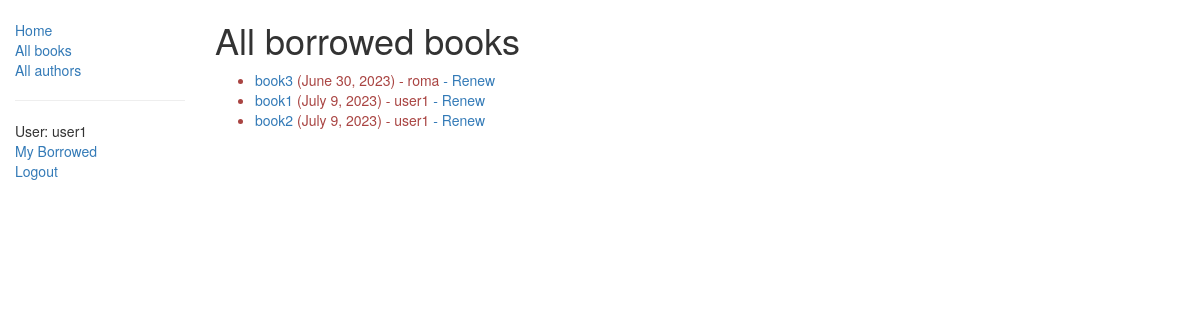
Screenshot of /catalog/borrowed/ (signed in) with the database file from the repository.
### catalog/models.py (models this page shows, shortened)
class BookInstance(models.Model):
    id = models.UUIDField(primary_key=True, default=uuid.uuid4, help_text="Unique ID for this particular book across whole library")
    book = models.ForeignKey('Book', on_delete=models.SET_NULL, null=True)
    imprint = models.CharField(max_length=200)
    due_back = models.DateField(null=True, blank=True)
    LOAN_STATUS = (
        ('m', 'Maintenance'),
        ('o', 'On loan'),
        ('a', 'Available'),
        ('r', 'Reserved'),
    )
    status = models.CharField(max_length=1, choices=LOAN_STATUS, blank=True, default='m', help_text='Book availability')
    borrower = models.ForeignKey(User, on_delete=models.SET_NULL, null=True, blank=True)
    class Meta:
        ordering = ["due_back"]
        permissions = (("can_mark_returned", "Set book as returned"),)
    @property
    def is_overdue(self):
        if self.due_back and date.today() > self.due_back:
            return True
        return False

class Book(models.Model):
    title = models.CharField(max_length=200)
    author = models.ForeignKey('Author', on_delete=models.SET_NULL, null=True)
    summary = models.TextField(max_length=1000, help_text="Enter a brief description of the book")
    isbn = models.CharField('ISBN', max_length=13, help_text='13 Character <a href="https://www.isbn-international.org/content/what-isbn">ISBN number</a>')
    LANGUAGES = (
        ('e', 'English'),
        ('r', 'Русский'),
        ('b', 'Беларуская'),
        ('f', 'French'),
        ('o', 'Other language'),
    )
    language = models.CharField(max_length=1, choices=LANGUAGES, blank=True, null=True, help_text='Book language')
    genre = models.ManyToManyField(Genre, help_text="Select a genre for this book")
    def display_genre(self):
        """
            Creates a string for the Genre. This is required to display genre in Admin.
        """
        return ', '.join([genre.name for genre in self.genre.all()[:3]])
    display_genre.short_description = 'Genre'

### catalog/views.py (the view)
class AllBorrowedBooksListView(LoginRequiredMixin, generic.ListView):
    model = BookInstance
    template_name = 'catalog/borrowed.html'
    paginate_by = 10
    permission_required = 'catalog.can_mark_returned'
    def get_queryset(self):
        return BookInstance.objects\
            .filter(status__exact='o')\
            .order_by('due_back')

### catalog/templates/catalog/borrowed.html
{% extends "base_generic.html" %}
{% if perms.catalog.can_mark_returned %}
    {% block content %}
        <h1>All borrowed books</h1>
        {% if bookinstance_list %}
        <ul>
          {% for bookinst in bookinstance_list %}
          <li class="{% if bookinst.is_overdue %}text-danger{% endif %}">
            <a href="{% url 'book-detail' bookinst.book.pk %}">{{bookinst.book.title}}</a> ({{ bookinst.due_back }}) - {{ bookinst.borrower }}
            <a href="{% url 'renew-book-librarian' bookinst.id %}">- Renew</a>
          </li>
          {% endfor %}
        </ul>
        {% else %}
          <p>There are no books borrowed.</p>
        {% endif %}
    {% endblock %}
{% endif %}

### catalog/templates/base_generic.html (shortened to what this page needs)
<!DOCTYPE html>
<html lang="en">
<head>
  <link rel="stylesheet" href="https://maxcdn.bootstrapcdn.com/bootstrap/3.3.7/css/bootstrap.min.css">
  {% load static %}
  <link rel="stylesheet" href="{% static 'css/styles.css' %}">
</head>
<body>
  <div class="container-fluid">
    <div class="row">
      <div class="col-sm-2">
      {% block sidebar %}
      <ul class="sidebar-nav">
          <li><a href="{% url 'index' %}">Home</a></li>
          <li><a href="{% url 'books' %}">All books</a></li>
          <li><a href="{% url 'authors' %}">All authors</a></li>
      <hr>
          {% if user.is_authenticated %}<li>User: {{ user.get_username }}</li>
              <li><a href="{% url 'my-borrowed' %}">My Borrowed</a></li>
                            <li><a href="{% url 'logout'%}?next={{request.path}}">Logout</a></li>
            {% else %}
              <li><a href="{% url 'login'%}?next={{request.path}}">Login</a></li>
            {% endif %}
      </ul>
     {% endblock %}
      </div>
      <div class="col-sm-10 ">
      {% block content %}{% endblock %}
      </div>
    </div>
  </div>
</body>
</html>

### catalog/static/css/styles.css (style rules this page uses)
.sidebar-nav { margin-top: 20px; padding: 0; list-style: none; }

### rows the page displays
BookInstance: book "book3", due_back "June 30, 2023", borrower "roma"
BookInstance: book "book1", due_back "July 9, 2023", borrower "user1"
BookInstance: book "book2", due_back "July 9, 2023", borrower "user1"

### other values shown
{{ user.get_username }} "user1"
